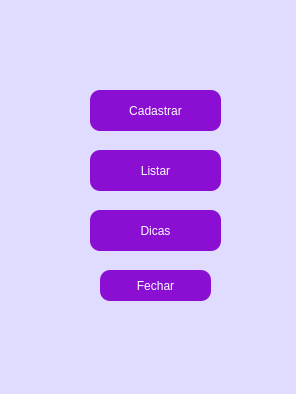
<?xml version="1.0" encoding="UTF-8"?>
<ui version="4.0">
 <class>MainWindow</class>
 <widget class="QMainWindow" name="MainWindow">
  <property name="geometry">
   <rect>
    <x>0</x>
    <y>0</y>
    <width>296</width>
    <height>394</height>
   </rect>
  </property>
  <property name="windowTitle">
   <string>Menu</string>
  </property>
  <property name="styleSheet">
   <string notr="true">background-color: rgb(224, 220, 255);</string>
  </property>
  <widget class="QWidget" name="centralwidget">
   <widget class="QPushButton" name="pushButton_3">
    <property name="geometry">
     <rect>
      <x>90</x>
      <y>150</y>
      <width>131</width>
      <height>41</height>
     </rect>
    </property>
    <property name="styleSheet">
     <string notr="true">font: 75 9pt &quot;MS Shell Dlg 2&quot;;
color: rgb(252, 252, 252);
background-color: rgb(176, 56, 114);
background-color: rgb(139, 15, 211);
border-radius: 10px;</string>
    </property>
    <property name="text">
     <string>Listar</string>
    </property>
   </widget>
   <widget class="QPushButton" name="pushButton_2">
    <property name="geometry">
     <rect>
      <x>90</x>
      <y>90</y>
      <width>131</width>
      <height>41</height>
     </rect>
    </property>
    <property name="styleSheet">
     <string notr="true">font: 75 9pt &quot;MS Shell Dlg 2&quot;;
color: rgb(252, 252, 252);
background-color: rgb(176, 56, 114);
background-color: rgb(139, 15, 211);
border-radius: 10px;</string>
    </property>
    <property name="text">
     <string>Cadastrar</string>
    </property>
   </widget>
   <widget class="QPushButton" name="pushButton">
    <property name="geometry">
     <rect>
      <x>100</x>
      <y>270</y>
      <width>111</width>
      <height>31</height>
     </rect>
    </property>
    <property name="styleSheet">
     <string notr="true">font: 75 9pt &quot;MS Shell Dlg 2&quot;;
color: rgb(252, 252, 252);
background-color: rgb(176, 56, 114);
background-color: rgb(139, 15, 211);
border-radius: 10px;</string>
    </property>
    <property name="text">
     <string>Fechar</string>
    </property>
   </widget>
   <widget class="QPushButton" name="pushButton_4">
    <property name="geometry">
     <rect>
      <x>90</x>
      <y>210</y>
      <width>131</width>
      <height>41</height>
     </rect>
    </property>
    <property name="styleSheet">
     <string notr="true">font: 75 9pt &quot;MS Shell Dlg 2&quot;;
color: rgb(252, 252, 252);
background-color: rgb(176, 56, 114);
background-color: rgb(139, 15, 211);
border-radius: 10px;</string>
    </property>
    <property name="text">
     <string>Dicas</string>
    </property>
   </widget>
  </widget>
  <widget class="QMenuBar" name="menubar">
   <property name="geometry">
    <rect>
     <x>0</x>
     <y>0</y>
     <width>296</width>
     <height>26</height>
    </rect>
   </property>
  </widget>
  <widget class="QStatusBar" name="statusbar"/>
 </widget>
 <resources/>
 <connections/>
</ui>
